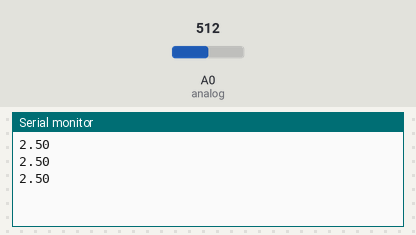
The sketch below on a simulated Arduino Uno, built with avr-gcc and run on an emulated ATmega328P. Parts: the last lines printed to the serial monitor. The test bench sets the inputs (shaded band); at power-on: A0 (analog) = 512.

Above: at 1.3 s.
1.4 s: A0 (analog) set to 716
At 1.9 s:
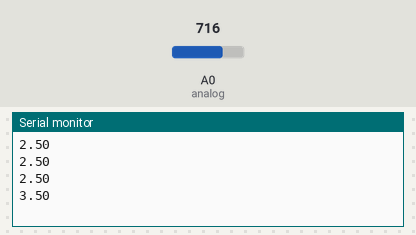
2.9 s: A0 (analog) set to 900
At 3.4 s:
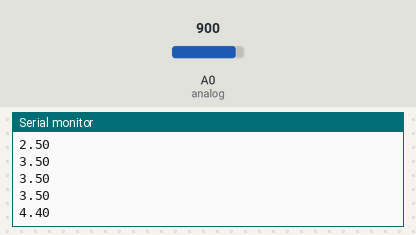
Timing chart, 0 to 5.9 s (numbered marks = the images above; inputs shaded):
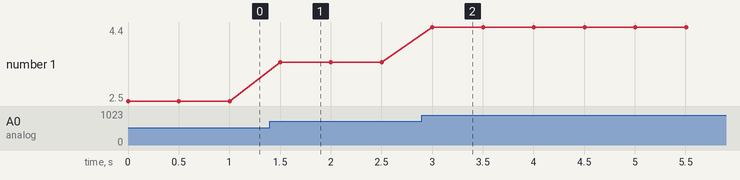

The sketch:

analog_voltage.ino
```cpp
int analog = A0;
int input = 0;

void setup(){
    Serial.begin(9600);
}

void loop(){
    input = analogRead(analog);
    //Serial.println(input);
    Serial.println(input*(5.0/1023.0));
    //´òÓ¡µçÑ¹Öµ£¨×ª»»Îª0-5£©
    delay(500);
}
/*
Í¨¹ýÄ£ÄâÊäÈëµÃµ½¶ÔÓ¦µÄµçÑ¹Öµ£¬²¢´òÓ¡ÈÕÖ¾
×¢Òâ£ºuno°åµÄÊä³öµçÑ¹ÊÇ5V£¬Ä£ÄâÊäÈë¿ÉÒÔ¼ì²âµ½0-1023Ö®¼äµÄÊý

 */
```

Measured:
- after the input at 1.4 s, the serial monitor: prints a new line after 0.10 s (image 1)
- after the input at 2.9 s, the serial monitor: prints a new line after 0.10 s (image 2)
- plotted number 1: 2.5 → 3.5 after the input at 1.4 s, 3.5 → 4.4 after the input at 2.9 s
